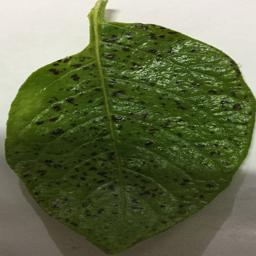
#> input picture dataset/Testing/Early_Blight/Early_Blight_107.jpg, 256 x 256 px; its folder holds only this picture in this run
$ python enhansedata.py
#> lines starting #> are read from the running program, lines starting #| are printed output that depends on the picture
import cv2
import numpy as np
import os
import glob
import random
import shutil

# --- 配置部分 ---
# 请将此路径修改为你自己的 PLD 原始数据集路径
ORIGINAL_TRAIN_DIR = r'E:\Source\potato\dataset\Training'
# 增强后数据的保存路径
AUGMENTED_TRAIN_DIR = r"E:\Source\potato\dataset\Training_Augmented"

# 定义类别
CLASSES = ['Early_Blight', 'Late_Blight', 'Healthy']

# 定义增强参数（保持不变）
BRIGHTNESS_RANGE = (0.7, 1.3)
GAUSSIAN_MU = 0
GAUSSIAN_SIGMA = 25

# --- 新增：按操作名称创建的子文件夹名称 ---
OPERATION_DIRS = {
    'original': '原图',
    'horizontal': '水平镜像 + 随机亮度调整',
    'vertical':  '垂直翻转 + 随机亮度调整',
    'noise':     '添加高斯噪声'
}

# --- 辅助函数（保持不变）---
def adjust_brightness(image, range=(0.7, 1.3)):
    ratio = random.uniform(range[0], range[1])
    brightened = np.clip(image.astype(np.float32) * ratio, 0, 255).astype(np.uint8)
    return brightened

def add_gaussian_noise(image, mu=0, sigma=25):
    h, w, c = image.shape
    noise = np.random.normal(mu, sigma, (h, w, c))
    noisy = np.clip(image.astype(np.float32) + noise, 0, 255).astype(np.uint8)
    return noisy

# --- 主程序 ---
def run_augmentation():
    print("开始数据增强程序...")

    # 1. 创建目标根目录
    if not os.path.exists(AUGMENTED_TRAIN_DIR):
        os.makedirs(AUGMENTED_TRAIN_DIR)
        print(f"已创建增强后文件夹: {AUGMENTED_TRAIN_DIR}")
    else:
        print(f"警告: 目标文件夹已存在，可能会覆盖旧数据！")

    total_original = 0
    total_augmented = 0

    # 2. 遍历每个类别
    for cls in CLASSES:
        print(f"正在处理类别: {cls}...")

        # 创建类别文件夹
        cls_aug_dir = os.path.join(AUGMENTED_TRAIN_DIR, cls)
        if not os.path.exists(cls_aug_dir):
            os.makedirs(cls_aug_dir)

        # === 新增：为该类别创建 4 个操作子文件夹 ===
        for folder_name in OPERATION_DIRS.values():
            sub_dir = os.path.join(cls_aug_dir, folder_name)
            if not os.path.exists(sub_dir):
                os.makedirs(sub_dir)

        # 查找原始图片
        cls_orig_dir = os.path.join(ORIGINAL_TRAIN_DIR, cls)
        image_paths = glob.glob(os.path.join(cls_orig_dir, "*.jpg"))

        print(f" > 找到原始图片数量: {len(image_paths)}")
        total_original += len(image_paths)

        # 3. 遍历每张图片
        for i, img_path in enumerate(image_paths):
            img_name = os.path.splitext(os.path.basename(img_path))[0]
            img = cv2.imread(img_path)
#> img is the input picture: shape (256, 256, 3); mean B, G, R 73, 107.7, 99.1
            if img is None:
                continue

            base_name = f"{img_name}.jpg"   # 所有文件夹内都使用和原图一模一样的文件名

            # ── 原图 ──
            orig_dir = os.path.join(cls_aug_dir, OPERATION_DIRS['original'])
            shutil.copy(img_path, os.path.join(orig_dir, base_name))

            # ── 水平镜像 + 随机亮度调整 ──
            img_b = cv2.flip(img, 1)
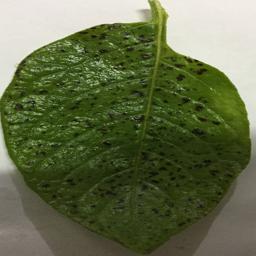
#> img_b: shape (256, 256, 3); mean B, G, R 73, 107.7, 99.1
            img_b_aug = adjust_brightness(img_b, range=BRIGHTNESS_RANGE)
#> in adjust_brightness, `brightened = np.clip(image.astype(np.float32) * ratio, 0, 255).astype(..`:
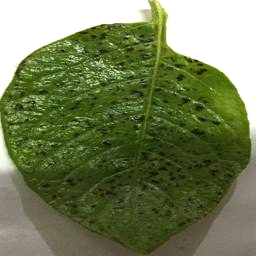
#> brightened: shape (256, 256, 3); mean B, G, R 85.5, 125.3, 114.5
            horiz_dir = os.path.join(cls_aug_dir, OPERATION_DIRS['horizontal'])
            cv2.imwrite(os.path.join(horiz_dir, base_name), img_b_aug)
            total_augmented += 1

            # ── 垂直翻转 + 随机亮度调整 ──
            img_c = cv2.flip(img, 0)
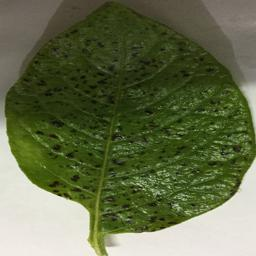
#> img_c: shape (256, 256, 3); mean B, G, R 73, 107.7, 99.1
            img_c_aug = adjust_brightness(img_c, range=BRIGHTNESS_RANGE)
#> call 2 of adjust_brightness, with range = (0.7, 1.3)
#> in adjust_brightness (call 2), `brightened = np.clip(image.astype(np.float32) * ratio, 0, 255).astype(..`:
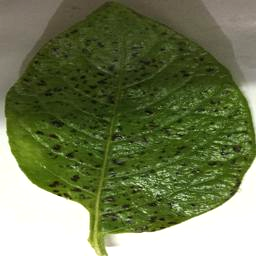
#> brightened: shape (256, 256, 3); mean B, G, R 83.4, 122, 111.6
            vert_dir = os.path.join(cls_aug_dir, OPERATION_DIRS['vertical'])
            cv2.imwrite(os.path.join(vert_dir, base_name), img_c_aug)
            total_augmented += 1

            # ── 添加高斯噪声 ──
            img_d_aug = add_gaussian_noise(img, mu=GAUSSIAN_MU, sigma=GAUSSIAN_SIGMA)
#> in add_gaussian_noise, `noisy = np.clip(image.astype(np.float32) + noise, 0, 255).astype(np.ui..`:
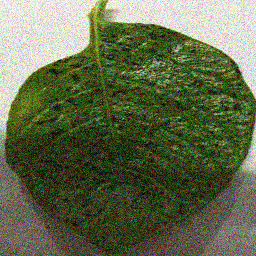
#> noisy: shape (256, 256, 3); mean B, G, R 74.3, 107.1, 98.5
            noise_dir = os.path.join(cls_aug_dir, OPERATION_DIRS['noise'])
            cv2.imwrite(os.path.join(noise_dir, base_name), img_d_aug)
            total_augmented += 1

            if (i + 1) % 100 == 0:
                print(f" 已完成类别 {cls} 的 {i+1} 张图片的处理.")

    # 4. 最终统计
    print("-" * 30)
    print("数据增强完成！")
    print(f"原始训练图片总数: {total_original}")
    print(f"生成的新图片数量: {total_augmented}")
    print(f"最终训练集总数（原始+增强）: {total_original + total_augmented}")
    print(f"增强后的数据结构如下：")
    print(f"   {AUGMENTED_TRAIN_DIR}")
    print(f"   ├── Early_Blight/")
    print(f"   │   ├── 原图/")
    print(f"   │   ├── 水平镜像 + 随机亮度调整/")
    print(f"   │   ├── 垂直翻转 + 随机亮度调整/")
    print(f"   │   └── 添加高斯噪声/")
    print(f"   └── ...（其他类别同上）")
    print(f"每个子文件夹内图片文件名与原图完全一致！")

if __name__ == "__main__":
    run_augmentation()
